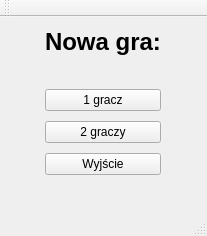
<?xml version="1.0" encoding="UTF-8"?>
<ui version="4.0">
 <class>NewGameWindow</class>
 <widget class="QMainWindow" name="NewGameWindow">
  <property name="geometry">
   <rect>
    <x>0</x>
    <y>0</y>
    <width>207</width>
    <height>236</height>
   </rect>
  </property>
  <property name="maximumSize">
   <size>
    <width>1000</width>
    <height>1000</height>
   </size>
  </property>
  <property name="windowTitle">
   <string>Tic Tac Toe</string>
  </property>
  <widget class="QWidget" name="centralWidget">
   <layout class="QGridLayout" name="gridLayout">
    <property name="sizeConstraint">
     <enum>QLayout::SetDefaultConstraint</enum>
    </property>
    <item row="0" column="0">
     <spacer name="horizontalSpacer_2">
      <property name="orientation">
       <enum>Qt::Horizontal</enum>
      </property>
      <property name="sizeHint" stdset="0">
       <size>
        <width>40</width>
        <height>20</height>
       </size>
      </property>
     </spacer>
    </item>
    <item row="0" column="1">
     <layout class="QGridLayout" name="gridLayout_2">
      <property name="sizeConstraint">
       <enum>QLayout::SetDefaultConstraint</enum>
      </property>
      <item row="1" column="0">
       <layout class="QVBoxLayout" name="verticalLayout_2">
        <property name="spacing">
         <number>10</number>
        </property>
        <property name="sizeConstraint">
         <enum>QLayout::SetDefaultConstraint</enum>
        </property>
        <item>
         <spacer name="verticalSpacer_2">
          <property name="orientation">
           <enum>Qt::Vertical</enum>
          </property>
          <property name="sizeHint" stdset="0">
           <size>
            <width>20</width>
            <height>40</height>
           </size>
          </property>
         </spacer>
        </item>
        <item>
         <widget class="QPushButton" name="onePlayerButton">
          <property name="text">
           <string>1 gracz</string>
          </property>
         </widget>
        </item>
        <item>
         <widget class="QPushButton" name="twoPlayersButton">
          <property name="text">
           <string>2 graczy</string>
          </property>
         </widget>
        </item>
        <item>
         <widget class="QPushButton" name="exitButton">
          <property name="text">
           <string>Wyjście</string>
          </property>
         </widget>
        </item>
       </layout>
      </item>
      <item row="0" column="0">
       <widget class="QLabel" name="label">
        <property name="font">
         <font>
          <pointsize>18</pointsize>
          <weight>75</weight>
          <bold>true</bold>
         </font>
        </property>
        <property name="text">
         <string>Nowa gra:</string>
        </property>
       </widget>
      </item>
     </layout>
    </item>
    <item row="0" column="2">
     <spacer name="horizontalSpacer">
      <property name="orientation">
       <enum>Qt::Horizontal</enum>
      </property>
      <property name="sizeHint" stdset="0">
       <size>
        <width>40</width>
        <height>20</height>
       </size>
      </property>
     </spacer>
    </item>
    <item row="1" column="1">
     <spacer name="verticalSpacer">
      <property name="orientation">
       <enum>Qt::Vertical</enum>
      </property>
      <property name="sizeHint" stdset="0">
       <size>
        <width>20</width>
        <height>40</height>
       </size>
      </property>
     </spacer>
    </item>
   </layout>
  </widget>
  <widget class="QMenuBar" name="menuBar">
   <property name="geometry">
    <rect>
     <x>0</x>
     <y>0</y>
     <width>207</width>
     <height>26</height>
    </rect>
   </property>
  </widget>
  <widget class="QToolBar" name="mainToolBar">
   <attribute name="toolBarArea">
    <enum>TopToolBarArea</enum>
   </attribute>
   <attribute name="toolBarBreak">
    <bool>false</bool>
   </attribute>
  </widget>
  <widget class="QStatusBar" name="statusBar"/>
 </widget>
 <layoutdefault spacing="6" margin="11"/>
 <tabstops>
  <tabstop>onePlayerButton</tabstop>
  <tabstop>twoPlayersButton</tabstop>
  <tabstop>exitButton</tabstop>
 </tabstops>
 <resources/>
 <connections/>
</ui>
